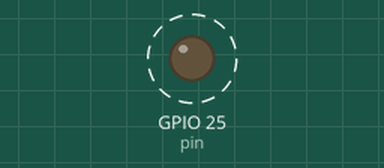
Recording of a program running on a simulated Raspberry Pi (BCM pin numbers). Parts: output pins drawn as LEDs (lit = HIGH). Dashed ring = blinking.

Above: at 0.2 s.
Timing chart, 0 to 3.0 s (numbered marks = the images above):
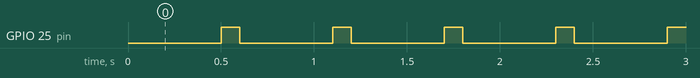

Measured:
- by itself, GPIO 25 (pin): alternates HIGH for 0.10 s and LOW for 0.50 s

The program:

buzzer.py
```python
import RPi.GPIO as GPIO
import time

pin = 25

GPIO.setmode(GPIO.BCM)
GPIO.setup(pin, GPIO.OUT, initial=GPIO.HIGH)

while True:

    GPIO.output(pin, GPIO.LOW)
    time.sleep(0.5)
    GPIO.output(pin, GPIO.HIGH)
    time.sleep(0.1)

GPIO.cleanup()
```
